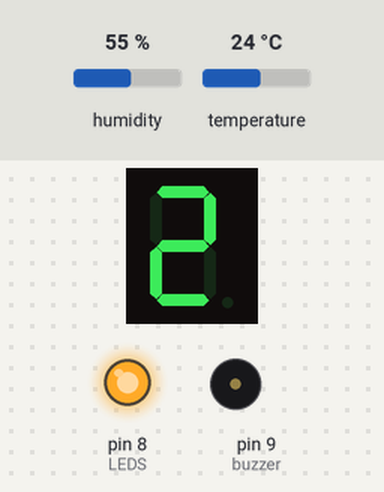
The sketch below on a simulated Arduino Uno, built with avr-gcc and run on an emulated ATmega328P. On the bench: 1-digit seven-segment display, output pins drawn as LEDs (lit = HIGH), buzzer (waves = sounding). Wiring (inferred from the names in the program): 1-digit 7-segment display, segments lit when LOW: segments pin 4, pin 5, pin 6, pin 7, pin 10, pin 11, pin 12, pin 13. Inputs (shaded band) come from the test bench; at power-on: temperature 24 °C, humidity 55 %. The segment pins are drawn as the display they are named for; pins used as bus, display or sensor lines are not drawn.

Above: at 1.2 s.
1.3 s: temperature set to 28 °C
2.8 s: temperature set to 31 °C
At 4.0 s:
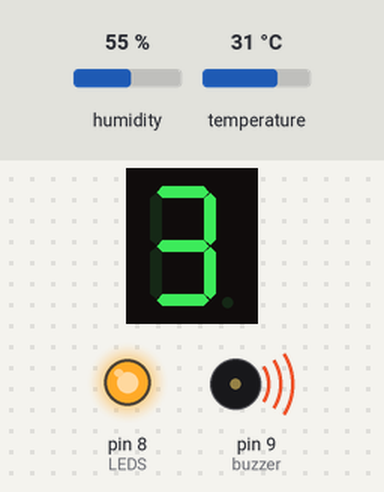
4.3 s: temperature set to 12 °C
At 4.7 s:
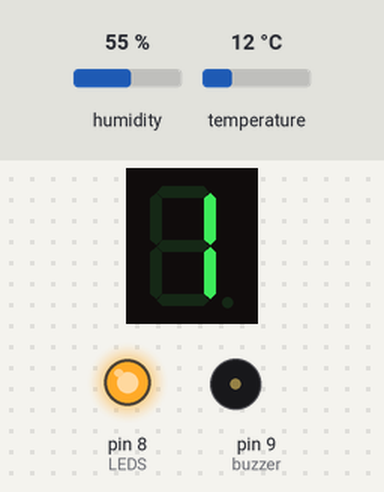
Timing chart, 0 to 7.3 s (numbered marks = the images above; inputs shaded):
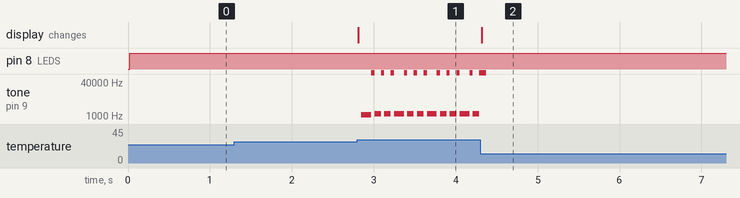

Measured:
- the behaviour switches between 29 and 30 °C on temperature (found by bisection; images 0 and 1)
- after the input at 1.3 s, every drawn part: stays the same
- after the input at 2.8 s, tone on pin 9 (buzzer): plays 1162 Hz for 0.12 s, 109023 Hz for 0.04 s, 1246 Hz for 0.08 s, 109023 Hz for 0.04 s, 1245 Hz for 0.08 s, 109023 Hz for 0.04 s … (22 notes in this stretch), starting after 0.05 s; the display: changes at once (image 1)
- after the input at 4.3 s, the display: changes at once (image 2)

The sketch:

Cod_Arduino.ino
```cpp
#include <SimpleDHT.h>

#define a 4
#define b 5
#define c 6
#define d 7
#define e 10
#define f 11
#define g 12
#define h 13

#define LEDS 8
#define buzzer 9

#define SH_INPUT 2
#define SH_CLOCK 3

int temp = 0;
int firstDigit = 0;
int secondDigit = 0;

SimpleDHT11 dht11(A0);

byte temperature = 0;
const byte pattern[10] = {
  B00111111, // 0
  B00000110, // 1
  B01011011, // 2
  B01001111, // 3
  B01100110, // 4
  B01101101, // 5
  B01111101, // 6
  B00000111, // 7
  B01111111, // 8
  B01101111, // 9
};

void writeDigit(int value){
  if(value == 0){
    digitalWrite(a, LOW);
    digitalWrite(b, LOW);
    digitalWrite(c, LOW);
    digitalWrite(d, LOW);
    digitalWrite(e, LOW);
    digitalWrite(f, LOW);
    digitalWrite(g, HIGH);
    digitalWrite(h, HIGH);
  }

  else if(value == 1){
    digitalWrite(a, HIGH);
    digitalWrite(b, LOW);
    digitalWrite(c, LOW);
    digitalWrite(d, HIGH);
    digitalWrite(e, HIGH);
    digitalWrite(f, HIGH);
    digitalWrite(g, HIGH);
    digitalWrite(h, HIGH);
  }

  else if(value == 2){
    digitalWrite(a, LOW);
    digitalWrite(b, LOW);
    digitalWrite(c, HIGH);
    digitalWrite(d, LOW);
    digitalWrite(e, LOW);
    digitalWrite(f, HIGH);
    digitalWrite(g, LOW);
    digitalWrite(h, HIGH);
  }

  else if(value == 3){
    digitalWrite(a, LOW);
    digitalWrite(b, LOW);
    digitalWrite(c, LOW);
    digitalWrite(d, LOW);
    digitalWrite(e, HIGH);
    digitalWrite(f, HIGH);
    digitalWrite(g, LOW);
    digitalWrite(h, HIGH);
  }

  else if(value == 4){
    digitalWrite(a, HIGH);
    digitalWrite(b, LOW);
    digitalWrite(c, LOW);
    digitalWrite(d, HIGH);
    digitalWrite(e, HIGH);
    digitalWrite(f, LOW);
    digitalWrite(g, LOW);
    digitalWrite(h, HIGH);
  }

  else if(value == 5){
    digitalWrite(a, LOW);
    digitalWrite(b, HIGH);
    digitalWrite(c, LOW);
    digitalWrite(d, LOW);
    digitalWrite(e, HIGH);
    digitalWrite(f, LOW);
    digitalWrite(g, LOW);
    digitalWrite(h, HIGH);
  }

  else if(value == 6){
    digitalWrite(a, LOW);
    digitalWrite(b, HIGH);
    digitalWrite(c, LOW);
    digitalWrite(d, LOW);
    digitalWrite(e, LOW);
    digitalWrite(f, LOW);
    digitalWrite(g, LOW);
    digitalWrite(h, HIGH);
  }

  else if(value == 7){
    digitalWrite(a, LOW);
    digitalWrite(b, LOW);
    digitalWrite(c, LOW);
    digitalWrite(d, HIGH);
    digitalWrite(e, HIGH);
    digitalWrite(f, HIGH);
    digitalWrite(g, HIGH);
    digitalWrite(h, HIGH);
  }

  else if(value == 8){
    digitalWrite(a, LOW);
    digitalWrite(b, LOW);
    digitalWrite(c, LOW);
    digitalWrite(d, LOW);
    digitalWrite(e, LOW);
    digitalWrite(f, LOW);
    digitalWrite(g, LOW);
    digitalWrite(h, HIGH);
  }

  else if(value == 9){
    digitalWrite(a, LOW);
    digitalWrite(b, LOW);
    digitalWrite(c, LOW);
    digitalWrite(d, LOW);
    digitalWrite(e, HIGH);
    digitalWrite(f, LOW);
    digitalWrite(g, LOW);
    digitalWrite(h, HIGH);
  }
}

void setup() {
  Serial.begin(9600);

  pinMode(SH_CLOCK, OUTPUT);
  pinMode(SH_INPUT, OUTPUT);
  pinMode(LEDS, OUTPUT);
  pinMode(buzzer, OUTPUT);
  pinMode(a, OUTPUT);
  pinMode(b, OUTPUT);
  pinMode(c, OUTPUT);
  pinMode(d, OUTPUT);
  pinMode(e, OUTPUT);
  pinMode(f, OUTPUT);
  pinMode(g, OUTPUT);
  pinMode(h, OUTPUT);
}

void loop() {
  // Get temperature value
  dht11.read(&temperature, NULL, NULL);
  temp = (int)temperature;

  // Below zero
  if(temp < 0){
    digitalWrite(LEDS, LOW);
    digitalWrite(buzzer, LOW);

    firstDigit = (temp * (-1)) / 10;
    secondDigit = (temp * (-1)) % 10;

    writeDigit(firstDigit);
    shiftOut(SH_INPUT, SH_CLOCK, MSBFIRST, (byte)255 - pattern[secondDigit]);
  }

  digitalWrite(LEDS, HIGH);

  // Activate buzzer if temperature is above 30
  if(temperature >= 30){
    for(int i = 0; i < temperature/2; i++){
      digitalWrite(buzzer, HIGH);
      digitalWrite(buzzer, LOW);
    }
   } else{
    digitalWrite(buzzer, LOW);
  }

  firstDigit = temp / 10;
  secondDigit = temp % 10;

  writeDigit(firstDigit);
  shiftOut(SH_INPUT, SH_CLOCK, MSBFIRST, (byte)255 - pattern[secondDigit]);
}
```
